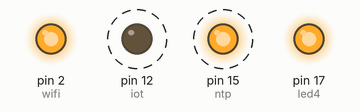
Bench run of a sketch on a simulated Arduino Uno, built with avr-gcc and run on an emulated ATmega328P. Shown: output pins drawn as LEDs (lit = HIGH). Dashed ring = blinking.

Above: at 0.05 s.
Timing chart, 0 to 3.0 s (numbered marks = the images above):
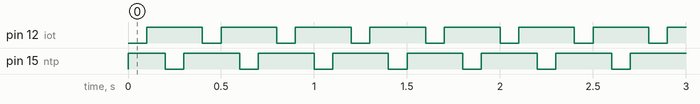

Measured:
- by itself, pin 12 (iot), pin 15 (ntp): alternates HIGH for 0.30 s and LOW for 0.10 s

The sketch:

fuction_3.ino
```cpp
int iot = 12;
int ntp = 15;
int wifi = 2;
int led4 = 17;

void setup() {
  pinMode(iot , OUTPUT);
  pinMode(ntp , OUTPUT);
  pinMode(wifi , OUTPUT);
  pinMode(led4 , OUTPUT);
  digitalWrite(iot , HIGH);
  digitalWrite(ntp , HIGH);
  digitalWrite(wifi , HIGH);
  digitalWrite(led4 , HIGH);

}

void loop() {
  bling(100);
  bling2();
  wifiblink(100);


}
```

iot.ino
```cpp
void bling(int val){
  digitalWrite(iot , LOW);
  delay(val);
  digitalWrite(iot , HIGH);
  delay(val);

}
```

ntp.ino
```cpp
void bling2(void){
  digitalWrite(ntp , LOW);
  delay(100);
  digitalWrite(ntp , HIGH);
  delay(100);

}
```

wifi.ino
```cpp
int wifiblink(int x){
  int a = x*10;
  return a ;
}
```
